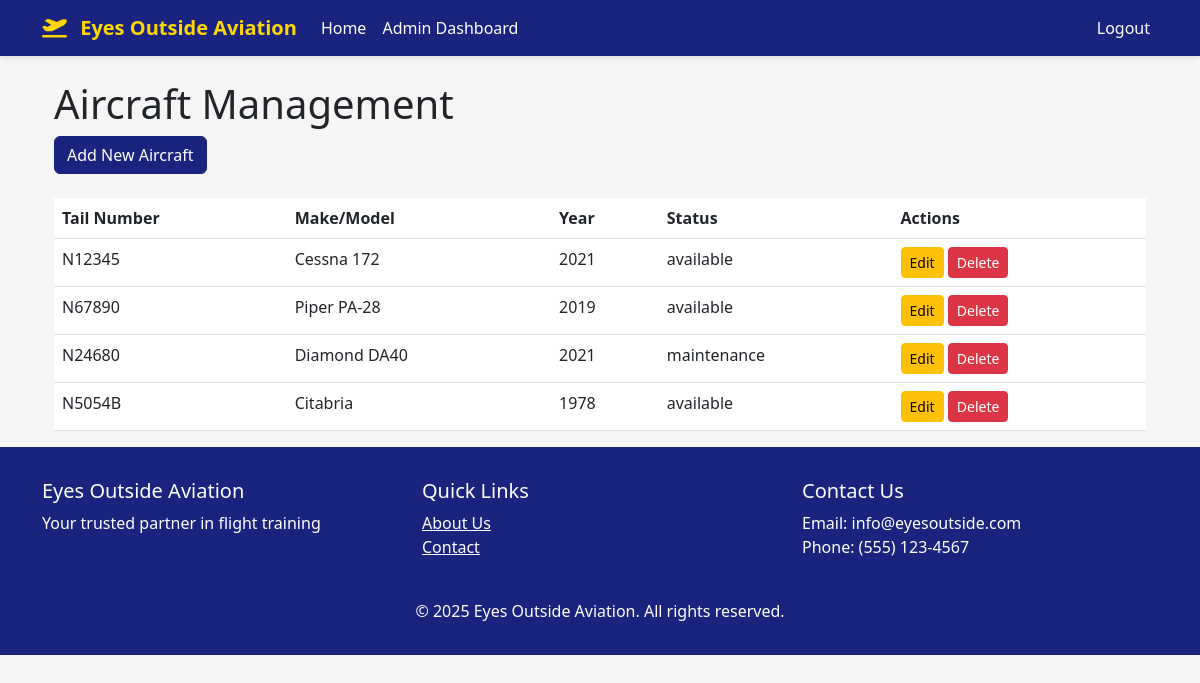
Screenshot of /admin/aircraft (signed in) with the database file from the repository.
### app/models.py (models this page shows, shortened)
class Aircraft(db.Model):
    id = db.Column(db.Integer, primary_key=True)
    tail_number = db.Column(db.String(10), unique=True, nullable=False)
    make_model = db.Column(db.String(100), nullable=False)
    year = db.Column(db.Integer)
    status = db.Column(db.String(20), default='available')  # available, maintenance, retired
    created_at = db.Column(db.DateTime, default=datetime.utcnow)
    bookings = db.relationship('Booking', backref='aircraft', lazy='dynamic')

### app/routes/admin.py (the view)
@bp.route('/aircraft')
@login_required
@admin_required
def manage_aircraft():
    aircraft = Aircraft.query.all()
    return render_template('admin/aircraft.html', aircraft=aircraft)

### app/__init__.py (called while the page is built)
def create_app(config_class=Config):
    app = Flask(__name__)
    app.config.from_object(config_class)
    db.init_app(app)
    login_manager.init_app(app)
    mail.init_app(app)
    migrate.init_app(app, db)
    login_manager.login_view = 'auth.login'
    login_manager.login_message = 'Please log in to access this page.'
    from app.routes import auth, admin, booking, main
    app.register_blueprint(auth.bp, url_prefix='/auth')
    app.register_blueprint(admin.bp, url_prefix='/admin')
    app.register_blueprint(booking.bp, url_prefix='/booking')
    app.register_blueprint(main.bp)
    @app.context_processor
    def utility_processor():
        return {'now': datetime.now()}
    with app.app_context():
        db.create_all()
        db.session.commit()
    return app

@login_manager.user_loader
def load_user(id):
    return User.query.get(int(id))

### app/routes/admin.py (called while the page is built)
def admin_required(f):
    @wraps(f)
    def decorated_function(*args, **kwargs):
        if not current_user.is_authenticated or not current_user.is_admin:
            flash('You need to be an admin to access this page.', 'error')
            return redirect(url_for('main.index'))
        return f(*args, **kwargs)
    return decorated_function

### app/templates/admin/aircraft.html (shortened to what this page needs)
{% extends "base.html" %}
{% block content %}
<div class="container mt-4">
    <h1>Aircraft Management</h1>
    <div class="mb-4">
        <a href="{{ url_for('admin.add_aircraft') }}" class="btn btn-primary">Add New Aircraft</a>
    </div>
    <table class="table">
        <thead>
            <tr>
                <th>Tail Number</th>
                <th>Make/Model</th>
                <th>Year</th>
                <th>Status</th>
                <th>Actions</th>
            </tr>
        </thead>
        <tbody>
            {% for aircraft in aircraft %}
            <tr>
                <td>{{ aircraft.tail_number }}</td>
                <td>{{ aircraft.make_model }}</td>
                <td>{{ aircraft.year }}</td>
                <td>{{ aircraft.status }}</td>
                <td>
                    <a href="{{ url_for('admin.edit_aircraft', aircraft_id=aircraft.id) }}" class="btn btn-sm btn-warning">Edit</a>
                    <form action="{{ url_for('admin.delete_aircraft', aircraft_id=aircraft.id) }}" method="POST" style="display: inline;">
                        <button type="submit" class="btn btn-sm btn-danger" onclick="return confirm('Are you sure you want to delete this aircraft?')">Delete</button>
                    </form>
                </td>
            </tr>
            {% endfor %}
        </tbody>
    </table>
</div>
{% endblock %}

### app/templates/base.html (style rules this page uses)
:root { --primary-color: #1a237e; --secondary-color: #0d47a1; --accent-color: #ffd700; }
body { font-family: 'Segoe UI', Tahoma, Geneva, Verdana, sans-serif; background-color: #f5f5f5; }
.btn-primary { background-color: var(--primary-color); border-color: var(--primary-color); }

### rows the page displays
Aircraft: tail_number "N12345", make_model "Cessna 172", year "2021", status "available"
Aircraft: tail_number "N67890", make_model "Piper PA-28", year "2019", status "available"
Aircraft: tail_number "N24680", make_model "Diamond DA40", year "2021", status "maintenance"
Aircraft: tail_number "N5054B", make_model "Citabria", year "1978", status "available"
